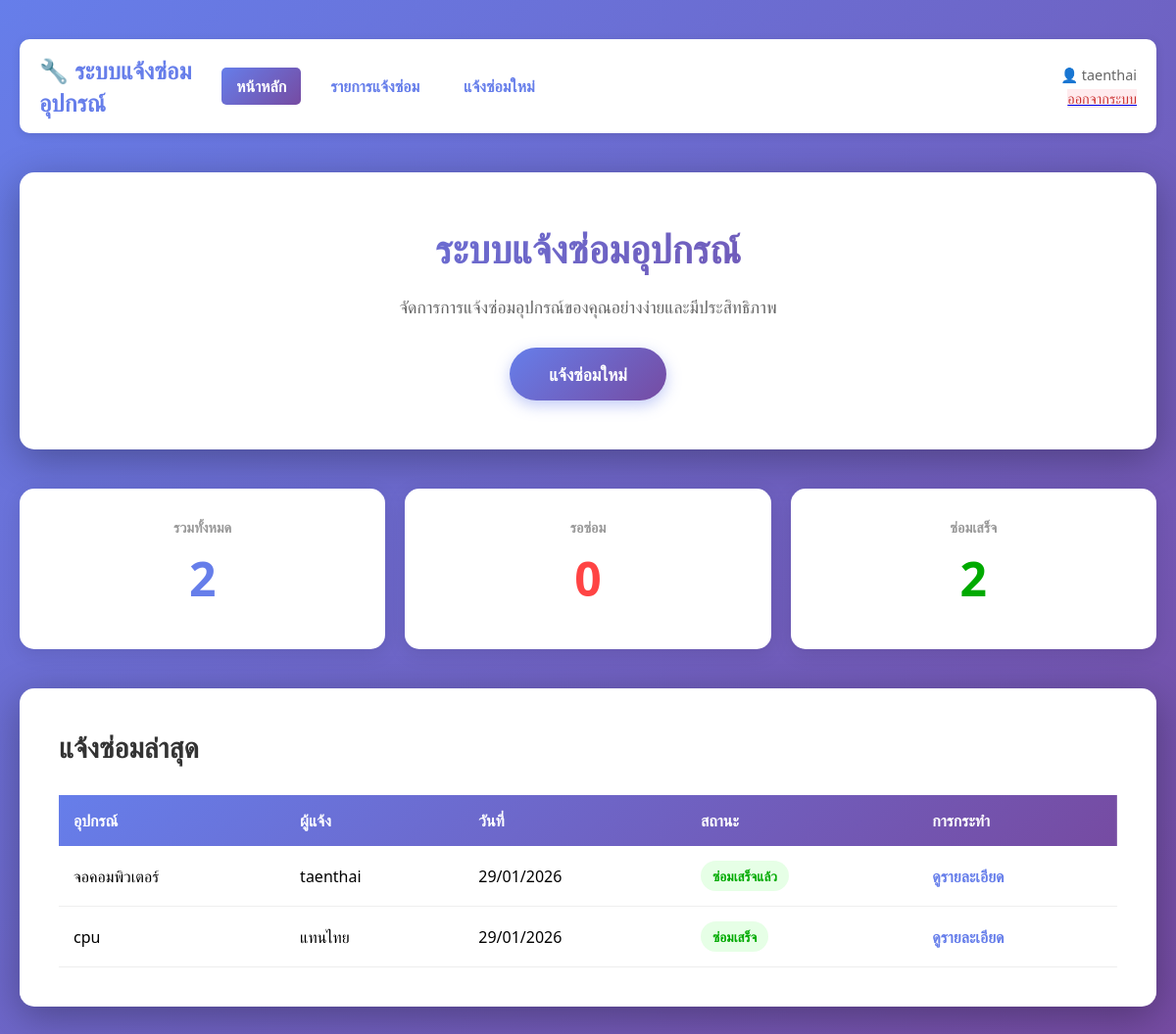
The app's page / (signed in) with its own data.
### repair/models.py (models this page shows, shortened)
class Repair(models.Model):
    user = models.ForeignKey(User, on_delete=models.CASCADE)
    equipment = models.ForeignKey(Equipment, on_delete=models.CASCADE)
    status = models.ForeignKey(Status, on_delete=models.CASCADE)
    detail = models.TextField()
    repair_date = models.DateField(auto_now_add=True)

class Equipment(models.Model):
    name = models.CharField(max_length=100)
    location = models.CharField(max_length=100)

class Status(models.Model):
    name = models.CharField(max_length=50)

### repair/views.py (the view)
# urls.py: 2. Add a URL to urlpatterns:  path('', views.home, name='home')
@login_required(login_url='login')
def home(request):
    repairs = Repair.objects.all().order_by('-repair_date')
    return render(request, 'home.html', {
        'repairs': repairs,
        'total_repairs': repairs.count(),
        'pending_repairs': repairs.filter(status__name='รอซ่อม').count(),
        'completed_repairs': repairs.filter(status__name__in=['ซ่อมเสร็จ', 'ซ่อมเสร็จแล้ว']).count(),
    })

### repair/templates/home.html (shortened to what this page needs)
<!DOCTYPE html>
<html>
<head>
</head>
<body>
    <div class="navbar">
        <div class="navbar-content">
            <h2>🔧 ระบบแจ้งซ่อมอุปกรณ์</h2>
            <div style="display: flex; gap: 30px; align-items: center; width: 100%;">
                <div class="navbar-links">
                    <a href="{% url 'home' %}" class="active">หน้าหลัก</a>
                    <a href="{% url 'repair_list' %}">รายการแจ้งซ่อม</a>
                    <a href="{% url 'report' %}">แจ้งซ่อมใหม่</a>
                </div>
                <div class="navbar-user" style="margin-left: auto;">
                    <p>👤 {{ user.first_name|default:user.username }}</p>
                    <a href="{% url 'logout' %}" class="navbar-links" style="display: inline-block;">
                        <span class="logout-btn">ออกจากระบบ</span>
                    </a>
                </div>
            </div>
        </div>
    </div>
    <div class="container">
        <div class="hero-section">
            <h1>ระบบแจ้งซ่อมอุปกรณ์</h1>
            <p>จัดการการแจ้งซ่อมอุปกรณ์ของคุณอย่างง่ายและมีประสิทธิภาพ</p>
            <a href="{% url 'report' %}" class="btn-primary">แจ้งซ่อมใหม่</a>
        </div>
        <div class="stats">
            <div class="stat-card">
                <h3>รวมทั้งหมด</h3>
                <div class="number">{{ total_repairs }}</div>
            </div>
            <div class="stat-card">
                <h3>รอซ่อม</h3>
                <div class="number" style="color: #f44;">{{ pending_repairs }}</div>
            </div>
            <div class="stat-card">
                <h3>ซ่อมเสร็จ</h3>
                <div class="number" style="color: #0a0;">{{ completed_repairs }}</div>
            </div>
        </div>
        {% if repairs %}
        <div class="repairs-section">
            <h2>แจ้งซ่อมล่าสุด</h2>
            <table class="repairs-table">
                <thead>
                    <tr>
                        <th>อุปกรณ์</th>
                        <th>ผู้แจ้ง</th>
                        <th>วันที่</th>
                        <th>สถานะ</th>
                        <th>การกระทำ</th>
                    </tr>
                </thead>
                <tbody>
                    {% for repair in repairs|slice:":10" %}
                    <tr>
                        <td>{{ repair.equipment.name }}</td>
                        <td>{{ repair.user.username }}</td>
                        <td>{{ repair.repair_date|date:"d/m/Y" }}</td>
                        <td>
                            {% if repair.status.name == 'รอซ่อม' %}
                                <span class="status-badge status-pending">{{ repair.status.name }}</span>
                            {% elif repair.status.name == 'ซ่อมเสร็จ' or repair.status.name == 'ซ่อมเสร็จแล้ว' %}
                                <span class="status-badge status-completed">{{ repair.status.name }}</span>
                            {% else %}
                                <span class="status-badge status-in-progress">{{ repair.status.name }}</span>
                            {% endif %}
                        </td>
                        <td>
                            <a href="{% url 'repair_detail' repair.id %}" class="repair-link">ดูรายละเอียด</a>
                        </td>
                    </tr>
                    {% endfor %}
                </tbody>
            </table>
        </div>
        {% endif %}
    </div>
</body>
</html>

### repair/templates/home.html (style rules this page uses)
* { margin: 0; padding: 0; box-sizing: border-box; }
body { font-family: 'Segoe UI', Tahoma, Geneva, Verdana, sans-serif; background: linear-gradient(135deg, #667eea 0%, #764ba2 100%); min-height: 100vh; padding: 40px 20px; }
.navbar { background: white; box-shadow: 0 2px 10px rgba(0, 0, 0, 0.1); padding: 15px 0; margin-bottom: 40px; border-radius: 10px; }
.navbar-content { max-width: 1200px; margin: 0 auto; display: flex; justify-content: space-between; align-items: center; padding: 0 20px; }
.navbar h2 { color: #667eea; font-size: 1.5em; }
.navbar-links { display: flex; gap: 15px; }
.navbar-links a { text-decoration: none; color: #667eea; font-weight: 600; padding: 8px 15px; border-radius: 5px; transition: background 0.3s; }
.navbar-links a.active { background: linear-gradient(135deg, #667eea 0%, #764ba2 100%); color: white; }
.navbar-links .logout-btn { background: #ffebee; color: #c33; }
.navbar-user { text-align: right; font-size: 0.9em; }
.navbar-user p { color: #666; margin-bottom: 5px; }
.container { max-width: 1200px; margin: 0 auto; }
.hero-section { background: white; border-radius: 15px; padding: 50px; text-align: center; box-shadow: 0 10px 40px rgba(0, 0, 0, 0.3); margin-bottom: 40px; }
.hero-section h1 { color: #333; font-size: 2.5em; margin-bottom: 20px; background: linear-gradient(135deg, #667eea 0%, #764ba2 100%); -webkit-background-clip: text; -webkit-text-fill-color: transparent; background-clip: text; }
.hero-section p { color: #666; font-size: 1.1em; margin-bottom: 30px; }
.btn-primary { display: inline-block; background: linear-gradient(135deg, #667eea 0%, #764ba2 100%); color: white; text-decoration: none; padding: 15px 40px; border-radius: 50px; font-size: 1.1em; font-weight: 600; transition: transform 0.3s, box-shadow 0.3s; box-shadow: 0 5px 15px rgba(102, 126, 234, 0.4); border: none; cursor: pointer; }
.stats { display: grid; grid-template-columns: repeat(auto-fit, minmax(250px, 1fr)); gap: 20px; margin-bottom: 40px; }
.stat-card { background: white; border-radius: 15px; padding: 30px; text-align: center; box-shadow: 0 5px 20px rgba(0, 0, 0, 0.1); }
.stat-card h3 { color: #999; font-size: 0.9em; margin-bottom: 10px; text-transform: uppercase; }
.stat-card .number { color: #667eea; font-size: 3em; font-weight: bold; margin-bottom: 10px; }
.repairs-section { background: white; border-radius: 15px; padding: 40px; box-shadow: 0 10px 40px rgba(0, 0, 0, 0.3); }
.repairs-section h2 { color: #333; margin-bottom: 30px; font-size: 1.8em; }
.repairs-table { width: 100%; border-collapse: collapse; overflow: hidden; }
.repairs-table thead { background: linear-gradient(135deg, #667eea 0%, #764ba2 100%); color: white; }
.repairs-table th { padding: 15px; text-align: left; font-weight: 600; }
.repairs-table td { padding: 15px; border-bottom: 1px solid #eee; }
.status-badge { display: inline-block; padding: 6px 12px; border-radius: 20px; font-size: 0.85em; font-weight: 600; }
.status-completed { background: #e6ffe6; color: #00aa00; }
.repair-link { color: #667eea; text-decoration: none; font-weight: 600; }

### records on screen
Repair: equipment.name "จอคอมพิวเตอร์", user.username "taenthai", repair_date "29/01/2026", status.name "ซ่อมเสร็จแล้ว"
Repair: equipment.name "cpu", user.username "แทนไทย", repair_date "29/01/2026", status.name "ซ่อมเสร็จ"

### other values on screen
{{ user.first_name|default:user.username }} "taenthai"
{{ total_repairs }} "2"
{{ pending_repairs }} "0"
{{ completed_repairs }} "2"
